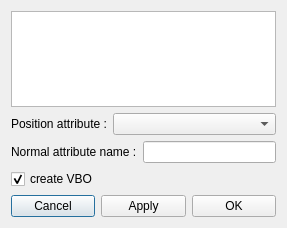
<?xml version="1.0" encoding="UTF-8"?>
<ui version="4.0">
 <class>ComputeNormalsDialog</class>
 <widget class="QDialog" name="ComputeNormalsDialog">
  <property name="geometry">
   <rect>
    <x>0</x>
    <y>0</y>
    <width>287</width>
    <height>228</height>
   </rect>
  </property>
  <property name="windowTitle">
   <string>Compute Normals</string>
  </property>
  <layout class="QVBoxLayout" name="verticalLayout">
   <item>
    <widget class="QListWidget" name="mapList"/>
   </item>
   <item>
    <layout class="QHBoxLayout" name="horizontalLayout_2">
     <item>
      <widget class="QLabel" name="label_2">
       <property name="text">
        <string>Position attribute :</string>
       </property>
      </widget>
     </item>
     <item>
      <widget class="QComboBox" name="combo_positionAttribute">
       <property name="sizePolicy">
        <sizepolicy hsizetype="MinimumExpanding" vsizetype="Fixed">
         <horstretch>0</horstretch>
         <verstretch>0</verstretch>
        </sizepolicy>
       </property>
      </widget>
     </item>
    </layout>
   </item>
   <item>
    <layout class="QHBoxLayout" name="horizontalLayout">
     <item>
      <widget class="QLabel" name="label">
       <property name="text">
        <string>Normal attribute name :</string>
       </property>
      </widget>
     </item>
     <item>
      <widget class="QLineEdit" name="attributeName"/>
     </item>
    </layout>
   </item>
   <item>
    <widget class="QCheckBox" name="check_createVBO">
     <property name="text">
      <string>create VBO</string>
     </property>
     <property name="checked">
      <bool>true</bool>
     </property>
    </widget>
   </item>
   <item>
    <layout class="QHBoxLayout" name="horizontalLayout_3">
     <item>
      <widget class="QPushButton" name="button_cancel">
       <property name="text">
        <string>Cancel</string>
       </property>
      </widget>
     </item>
     <item>
      <widget class="QPushButton" name="button_apply">
       <property name="text">
        <string>Apply</string>
       </property>
      </widget>
     </item>
     <item>
      <widget class="QPushButton" name="button_ok">
       <property name="text">
        <string>OK</string>
       </property>
      </widget>
     </item>
    </layout>
   </item>
  </layout>
 </widget>
 <resources/>
 <connections>
  <connection>
   <sender>button_ok</sender>
   <signal>clicked()</signal>
   <receiver>ComputeNormalsDialog</receiver>
   <slot>accept()</slot>
   <hints>
    <hint type="sourcelabel">
     <x>232</x>
     <y>283</y>
    </hint>
    <hint type="destinationlabel">
     <x>140</x>
     <y>156</y>
    </hint>
   </hints>
  </connection>
  <connection>
   <sender>button_cancel</sender>
   <signal>clicked()</signal>
   <receiver>ComputeNormalsDialog</receiver>
   <slot>reject()</slot>
   <hints>
    <hint type="sourcelabel">
     <x>52</x>
     <y>283</y>
    </hint>
    <hint type="destinationlabel">
     <x>140</x>
     <y>156</y>
    </hint>
   </hints>
  </connection>
 </connections>
</ui>
